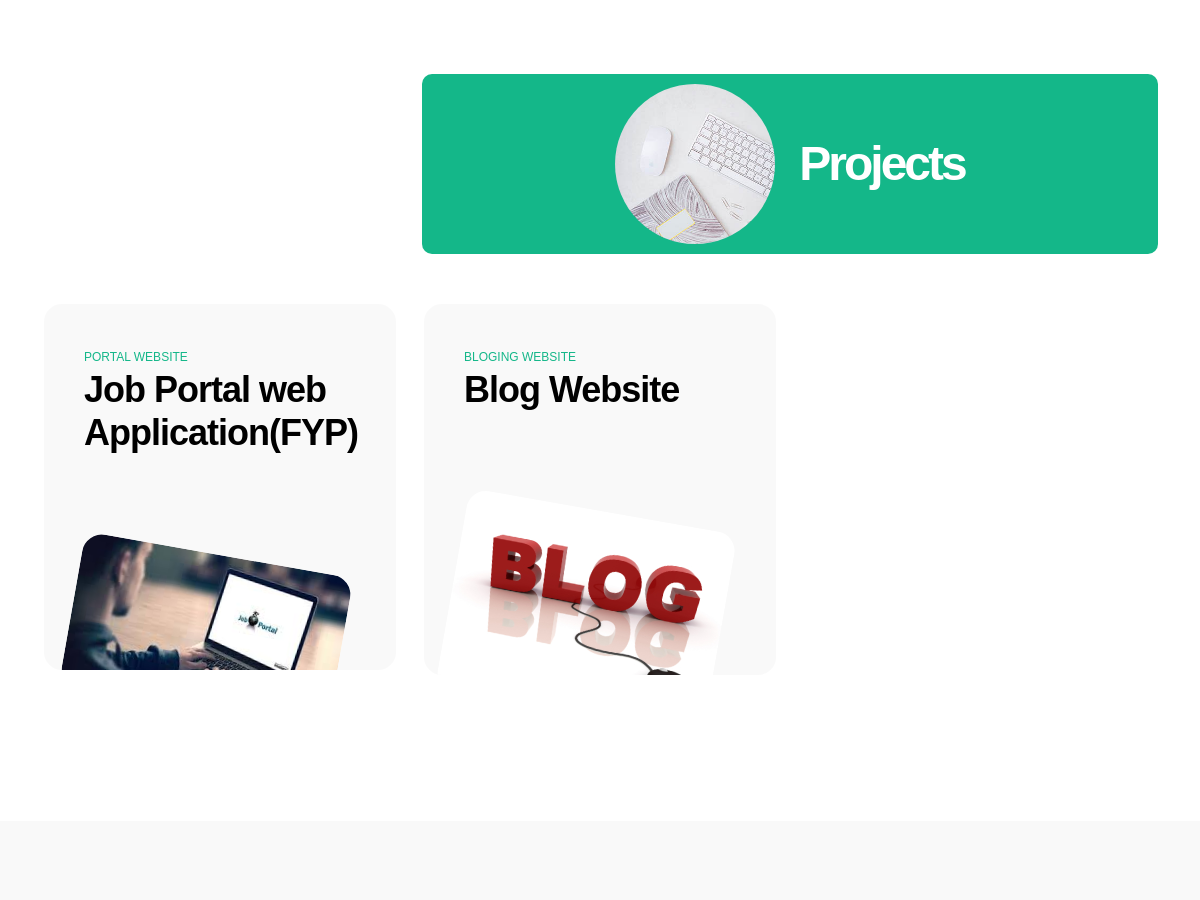
/ (middle part), run on an earlier commit of the app's database.
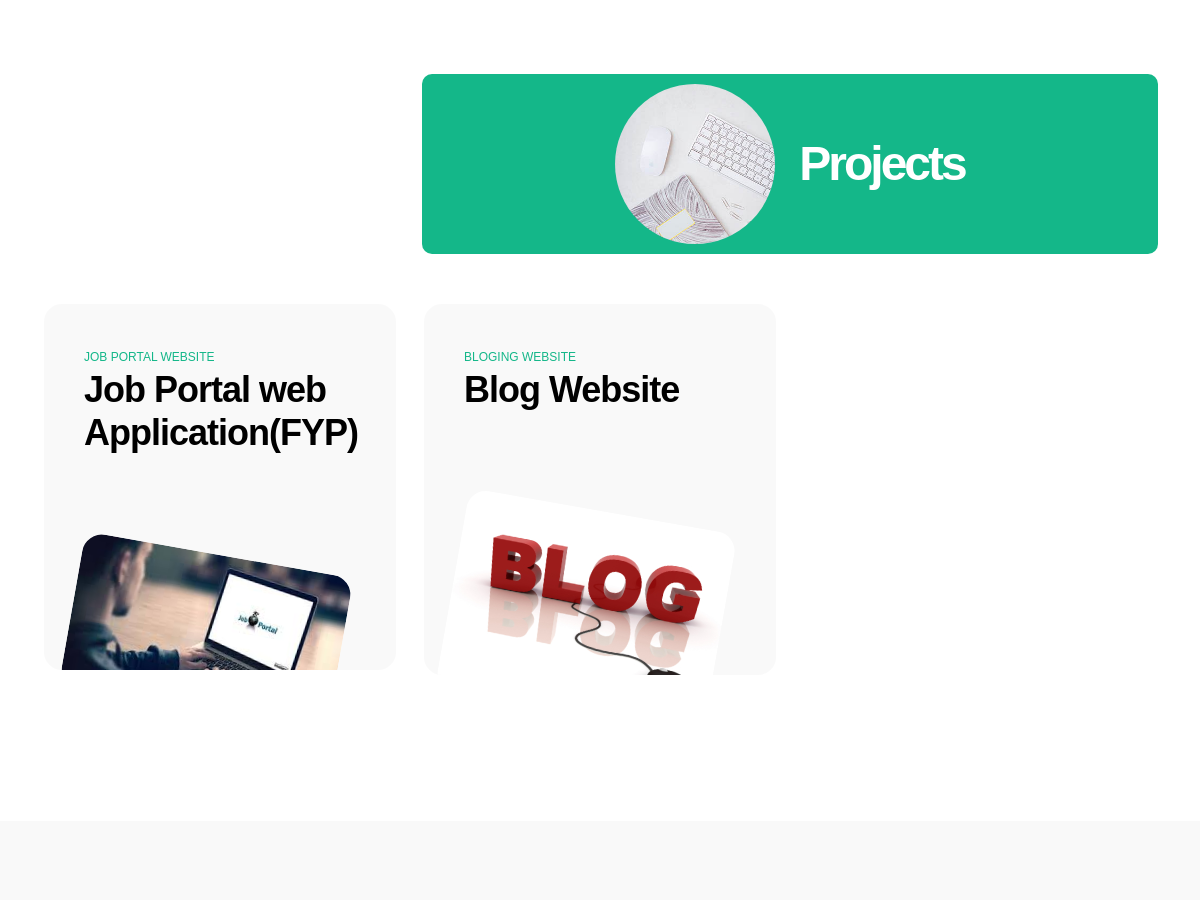
And on a later commit of the database.
### PortfolioApp/models.py (models this page shows, shortened)
class Project(models.Model):
    category = models.CharField(max_length=200)
    title = models.CharField(max_length=200)
    description = models.TextField()
    image = models.ImageField(upload_to="projects_image/")

### PortfolioApp/views.py (the view)
# urls.py: path('', views.index, name='index'),
def index(request):
    about = models.About.objects.all()
    project = models.Project.objects.all()
    context = {
        'abouts': about,
        'project': project
    }
    return render(request, 'index.html', context)

### templates/index.html (shortened to what this page needs)
{% load static %}
<!doctype html>
<html lang="en">
    <head>
        <link href="static/css/bootstrap.min.css" rel="stylesheet">
        <link href="static/css/bootstrap-icons.css" rel="stylesheet">
        <link href="static/css/magnific-popup.css" rel="stylesheet">
        <link href="static/css/templatemo-first-portfolio-style.css" rel="stylesheet">
    </head>
    <body>
        <main>
            <section class="projects section-padding" id="section_4">
                <div class="container">
                    <div class="row">
                        <div class="col-lg-8 col-md-8 col-12 ms-auto">
                            <div class="section-title-wrap d-flex justify-content-center align-items-center mb-4">
                                <img src="media/images/white-desk-work-study-aesthetics.jpg" class="avatar-image img-fluid" alt="">
                                <h2 class="text-white ms-4 mb-0">Projects</h2>
                            </div>
                        </div>
                        {% for project in project %}
                        <div class="col-lg-4 col-md-6 col-12">
                            <div class="projects-thumb">
                                <div class="projects-info">
                                    <small class="projects-tag">{{project.category}}</small>
                                    <a href="{% url 'project' project.id %}">
                                        <h3 class="projects-title">{{ project.title }}</h3>
                                    </a>
                                </div>
                                <a>
                                    <img src="{{ project.image.url }}" class="projects-image img-fluid" alt="">
                                </a>
                            </div>
                        </div>
                        {%endfor%}
                    </div>
                </div>
            </section>
            <section class="contact section-padding" id="section_5">
            </section>
        </main>
    </body>
</html>

### static/css/templatemo-first-portfolio-style.css (style rules this page uses)
:root { --white-color: #ffffff; --primary-color: #535da1; --secondary-color: #14B789; --section-bg-color: #f9f9f9; --dark-color: #000000; --p-color: #717275; --border-color: #e9eaeb; --featured-border-color: #727aab; --body-font-family: 'DM Sans', sans-serif; --h1-font-size: 62px; --h2-font-size: 48px; --h3-font-size: 36px; --h4-font-size: 32px; --h5-font-size: 24px; --h6-font-size: 22px; --p-font-size: 18px; --menu-font-size: 12px; --copyright-font-size: 14px; --border-radius-large: 100px; --border-radius-medium: 20px; --border-radius-small: 10px; --font-weight-normal: 400; --font-weight-medium: 500; --font-weight-bold: 700; }
body { background: var(--white-color); font-family: var(--body-font-family); }
h2, h3, h4, h5, h6 { color: var(--dark-color); }
h1, h2, h3, h4, h5, h6 { font-weight: var(--font-weight-bold); letter-spacing: -1px; }
h2 { font-size: var(--h2-font-size); color: var(--secondary-color); letter-spacing: -3px; }
h3 { font-size: var(--h3-font-size); }
a, button { touch-action: manipulation; transition: all 0.3s; }
a { color: var(--p-color); text-decoration: none; }
.section-padding { padding-top: 120px; padding-bottom: 120px; }
.section-title-wrap { background: var(--secondary-color); border-radius: var(--border-radius-small); padding: 10px 30px; }
.avatar-image { border-radius: var(--border-radius-large); width: 160px; height: 160px; object-fit: cover; }
.projects-thumb { background: var(--section-bg-color); border: 2px solid var(--white-color); border-radius: var(--border-radius-medium); position: relative; overflow: hidden; margin-top: 24px; margin-bottom: 24px; padding: 40px; transition: all ease 0.5s; }
.projects-image { border-radius: var(--border-radius-medium); display: block; width: 100%; transform: rotate(10deg) translateY(80px); transition: all ease 0.5s; }
.projects-title { margin-bottom: 20px; }
.projects-tag { font-size: var(--menu-font-size); font-weight: var(--font-weight-medium); color: var(--secondary-color); text-transform: uppercase; margin-bottom: 5px; }
.contact { background: var(--section-bg-color); }

What changed in the data, as far as the page shows it:
changed Project "Job Portal web Application(FYP)": category "PORTAL WEBSITE" → "JOB PORTAL WEBSITE"
